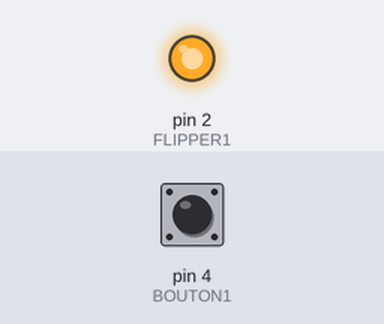
Bench run of a sketch on a simulated Arduino Uno, built with avr-gcc and run on an emulated ATmega328P. Parts: output pins drawn as LEDs (lit = HIGH). The test bench sets the inputs (shaded band); at power-on: pin 4 (BOUTON1) HIGH. What the sketch prints to the serial monitor is not drawn.

Above: at 1.2 s.
1.3 s: pin 4 (BOUTON1) pulled LOW for 0.15 s
At 1.38 s:
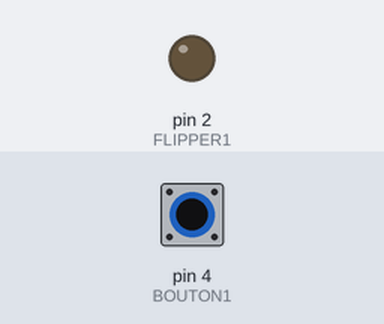
2.9 s: pin 4 (BOUTON1) pulled LOW for 3.2 s
At 7.1 s:
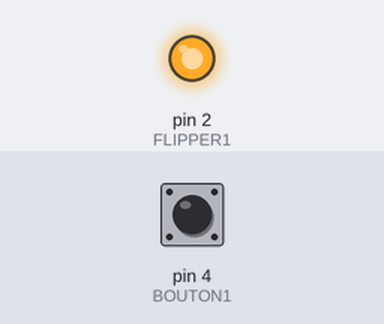
Timing chart, 0 to 8.6 s (numbered marks = the images above; inputs shaded):
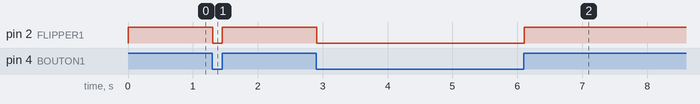

Measured:
- after the input at 1.3 s, pin 2 (FLIPPER1): HIGH → LOW at once, → HIGH 0.15 s later
- after the input at 2.9 s, pin 2 (FLIPPER1): HIGH → LOW at once, → HIGH 3.2 s later

The sketch:

testflipper1.ino
```cpp
// Programme de test d'un flipper : envoie une tension au solénoïde lorsque le bouton est appuyé.

const int FLIPPER1 = 2;
const int BOUTON1 = 4;
int valeurBouton = 0;

void setup() {
  pinMode(FLIPPER1, OUTPUT);
  pinMode(BOUTON1, INPUT_PULLUP);
  Serial.begin(9600);
  digitalWrite(FLIPPER1, LOW);
}

void loop() {
  valeurBouton = digitalRead(BOUTON1);
  Serial.println(valeurBouton);
  if (valeurBouton==LOW){ //si le bouton est enfoncé
    digitalWrite(FLIPPER1, LOW); //on active le solenoide
  }
  else{
    digitalWrite(FLIPPER1, HIGH);
  }
}
```
